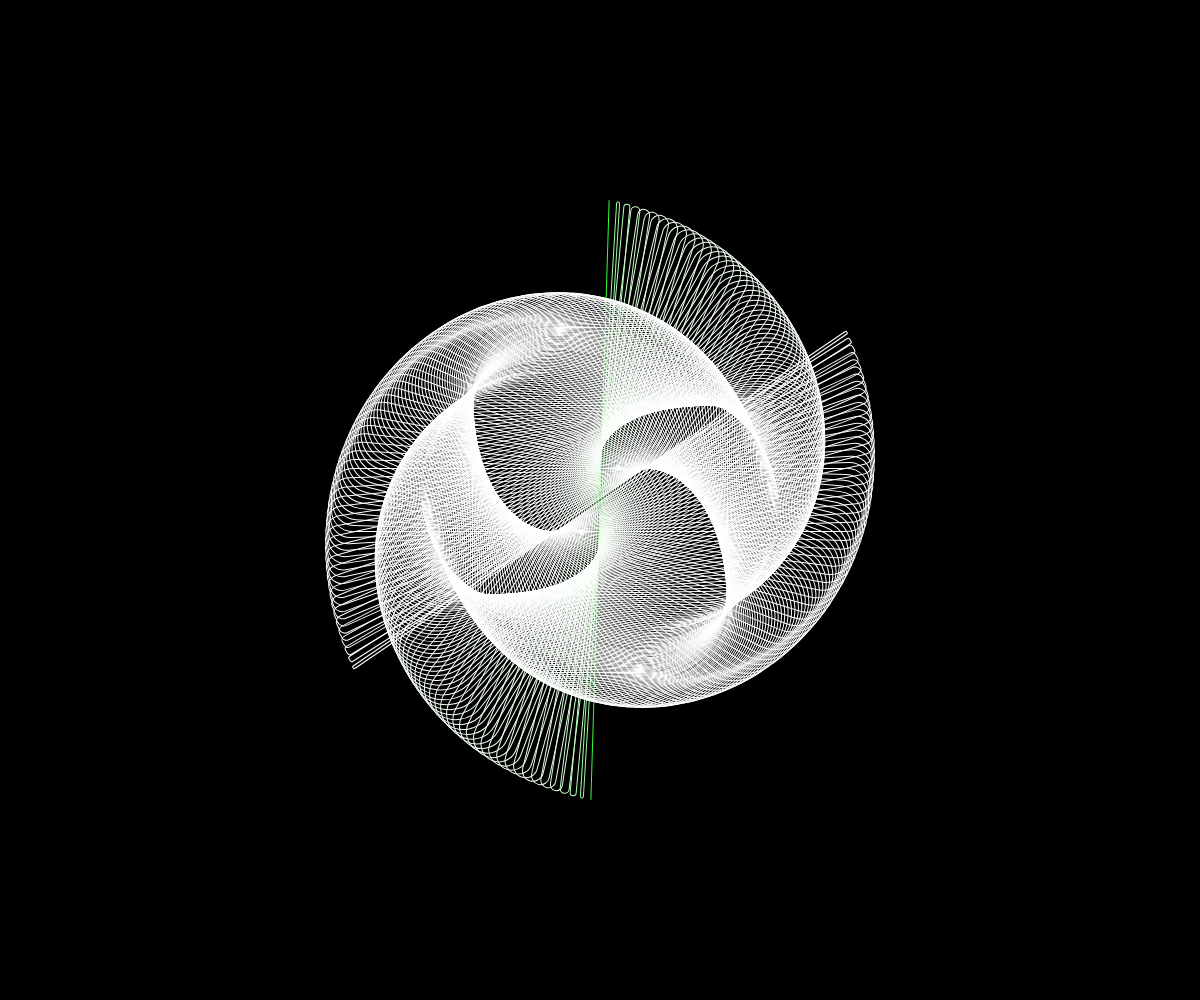
Frame 1 (no input)
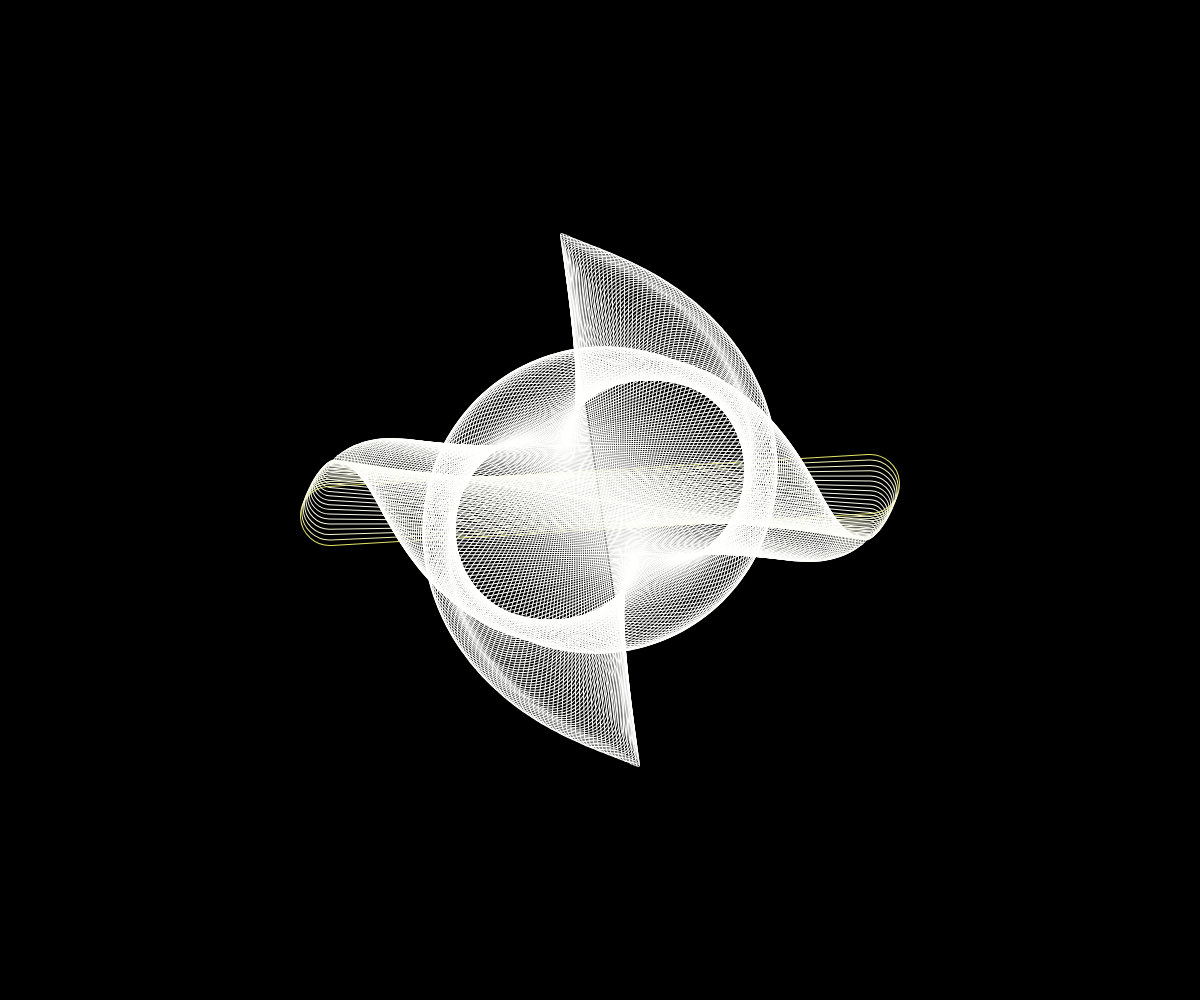
Frame 60 (no input)
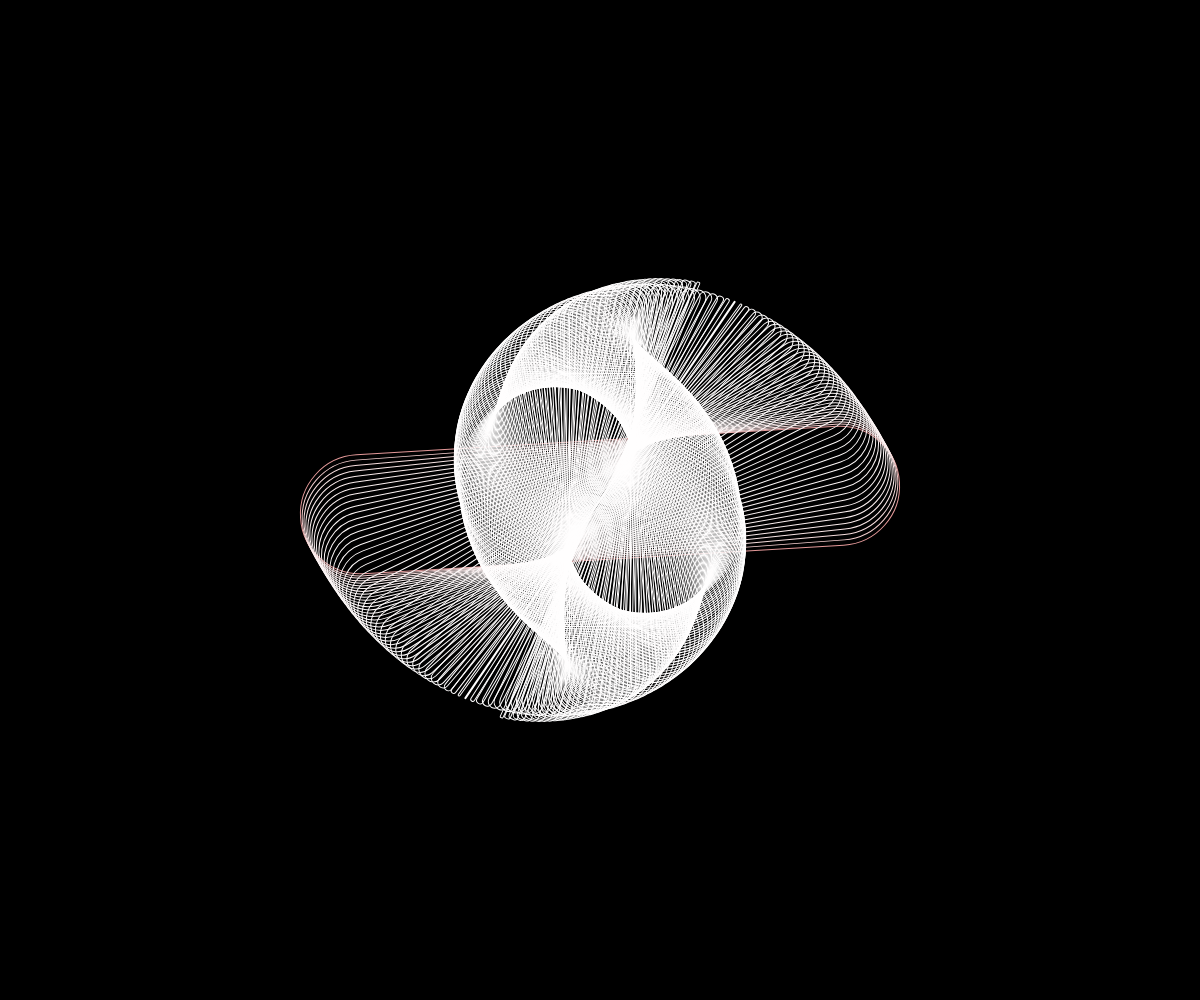
Frame 120 (the mouse pressed at the canvas centre since frame 60)

The p5.js sketch that drew these frames (run headless with seeded random() and noise() and a simulated clock; from frame 60 on, the mouse is pressed at the canvas centre):

// p5.js sketch
// ── sketch.js

let scaler = 0;

function setup() {
  createCanvas(windowWidth, windowHeight);
  angleMode(DEGREES);
  rectMode(CENTER);

  
}

function draw() {
  background(0);
  noFill();
  
  translate(width / 2, height / 2);

  for (let i = 0; i < 200; i++) {
    push();

    rotate(sin(frameCount + i) * 100);

    let r = map(sin(frameCount), -i, 1, 50, 255);
    let g = map(cos(frameCount / 2), -i, 1, 50, 255);
    let b = map(sin(frameCount / 4), -i, 1, 50, 255);

  
    stroke(r,g,b)

    rect(0, 0, scaler - i * 3, 600 - i * 3, 200 - i);

    pop();
  }
if( scaler < 1000){
  scaler += 1;
}else{
  scaler = 0
}


  console.log(scaler)
}

function windowResized() {
  resizeCanvas(windowWidth, windowHeight);
}
